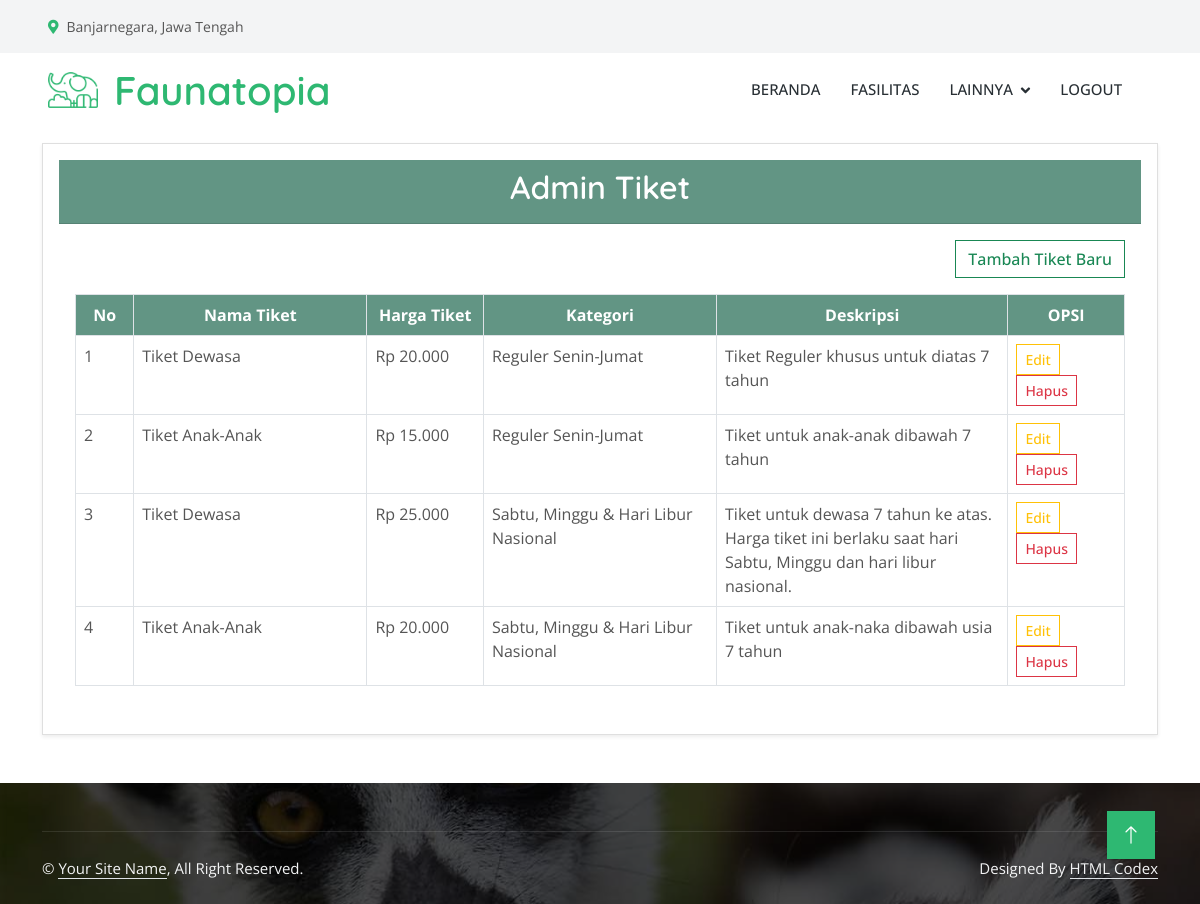
/admin/tiket.php, run on the app's committed database.
### tables this page shows
CREATE TABLE IF NOT EXISTS `harga_tiket` (
  `id_harga` int NOT NULL AUTO_INCREMENT,
  `nama_tiket` varchar(255) NOT NULL,
  `harga` varchar(50) NOT NULL DEFAULT '',
  `kategori` varchar(50) NOT NULL,
  `deskripsi` text NOT NULL,
  PRIMARY KEY (`id_harga`)
);

### admin/tiket.php (the view, shortened to what this page needs)
<?php
include '../koneksi/function.php';
?>
<!DOCTYPE html>
<html lang="en">
<head>
    <link href="https://cdnjs.cloudflare.com/ajax/libs/font-awesome/5.10.0/css/all.min.css" rel="stylesheet">
    <link href="https://cdn.jsdelivr.net/npm/bootstrap-icons@1.4.1/font/bootstrap-icons.css" rel="stylesheet">
    <link href="../lib/animate/animate.min.css" rel="stylesheet">
    <link href="../lib/lightbox/css/lightbox.min.css" rel="stylesheet">
    <link href="../lib/owlcarousel/assets/owl.carousel.min.css" rel="stylesheet">
    <link href="../css/bootstrap.min.css" rel="stylesheet">
    <link href="../css/style.css" rel="stylesheet">
</head>
<body>
    <?php include 'navbar.php'; ?>
    <div class="container mt-3">
    <div class="card shadow-sm p-3 mb-5 bg-body-tertiary rounded">
        <div class="card-header text-center" style="background-color: #629584;">
            <h2 style="color: white;">Admin Tiket</h2>
        </div>
        <div class="card-body">
        <div class="d-flex justify-content-end mb-3">
            <button type="button" onclick="window.location='tambah_tiketbaru.php'" class="btn btn-outline-success">Tambah Tiket Baru</button>
        </div>
        <table class="table table-bordered table-hover">
            <thead style="text-align: center; background-color: #629584; color: white">
                <tr>
                <th style="width: 5%;">No</th>
                <th style="width: 20%;">Nama Tiket</th>
                <th style="width: 10%;">Harga Tiket</th>
                <th style="width: 20%;">Kategori</th>
                <th style="width: 25%;">Deskripsi</th>
                <th style="width: 10%;">OPSI</th>
                </tr>
            </thead>
            <tbody>
                <?php
                $sql = "SELECT * FROM harga_tiket";
                $result = $conn->query($sql);
                if ($result->num_rows > 0) {
                    $no = 1;
                    while ($row = $result->fetch_assoc()) {
                        echo '<tr>';
                        echo '<td>' . $no++ . '</td>';
                        echo '<td>' . htmlspecialchars($row['nama_tiket']) . '</td>';
                        echo '<td>Rp ' . number_format($row['harga'], 0, ',', '.') . '</td>';
                        echo '<td>' . htmlspecialchars($row['kategori']) . '</td>';
                        echo '<td>' . htmlspecialchars($row['deskripsi']) . '</td>';
                        echo '<td>';
                        echo '<a href="edit_data_tiket.php?id_harga=' . $row['id_harga'] . '" class="btn btn-outline-warning btn-sm">Edit</a> ';
                        echo '<a href="hapus_data_tiket.php?id_harga=' . $row['id_harga'] . '" class="btn btn-outline-danger btn-sm" onclick="return confirm(\'Yakin ingin menghapus data ini?\')">Hapus</a>';
                        echo '</td>';
                        echo '</tr>';
                    }
                } else {
                    echo "<tr><td colspan='5'>Tidak ada data tiket.</td></tr>";
                }
                ?>
            </tbody>
        </table>
        </div>
    </div>
    </div>
    <?php include 'footer.php'; ?>
    <a href="#" class="btn btn-lg btn-primary btn-lg-square back-to-top"><i class="bi bi-arrow-up"></i></a>
</body>
</html>

### css/style.css (style rules this page uses)
:root { --primary: #2EB872; --light: #F3F4F5; --dark: #282F34; }
.back-to-top { position: fixed; display: none; right: 45px; bottom: 45px; z-index: 99; }
.btn { font-weight: 500; transition: .5s; }
.btn.btn-primary, .btn.btn-secondary { color: #FFFFFF; }
.btn-lg-square { width: 48px; height: 48px; }
.btn-square, .btn-sm-square, .btn-lg-square { padding: 0; display: flex; align-items: center; justify-content: center; font-weight: normal; }

### data on the page
harga_tiket: nama_tiket "Tiket Dewasa", harga "20.000", kategori "Reguler Senin-Jumat", deskripsi "Tiket Reguler khusus untuk diatas 7 tahun"
harga_tiket: nama_tiket "Tiket Anak-Anak", harga "15.000", kategori "Reguler Senin-Jumat", deskripsi "Tiket untuk anak-anak dibawah 7 tahun"
harga_tiket: nama_tiket "Tiket Dewasa", harga "25.000", kategori "Sabtu, Minggu & Hari Libur Nasional", deskripsi "Tiket untuk dewasa 7 tahun ke atas. Harga tiket ini berlaku saat hari Sabtu, Minggu dan hari libur nasional."
harga_tiket: nama_tiket "Tiket Anak-Anak", harga "20.000", kategori "Sabtu, Minggu & Hari Libur Nasional", deskripsi "Tiket untuk anak-naka dibawah usia 7 tahun"
